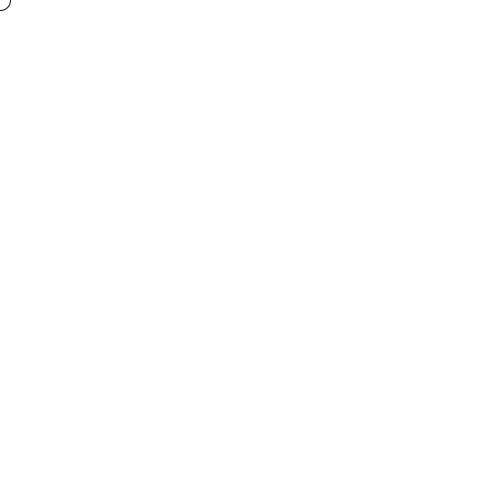
Frame 1 (no input)
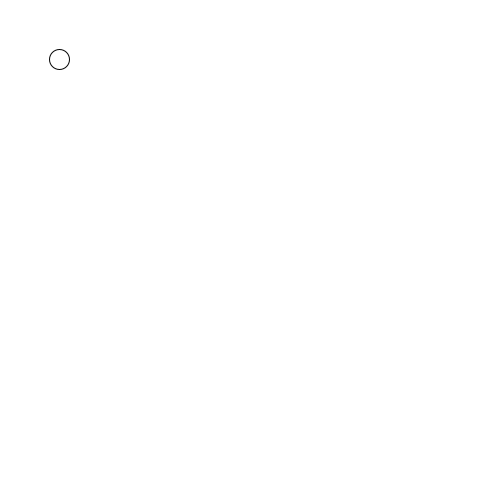
Frame 60 (the mouse pressed at the canvas centre just before this capture)
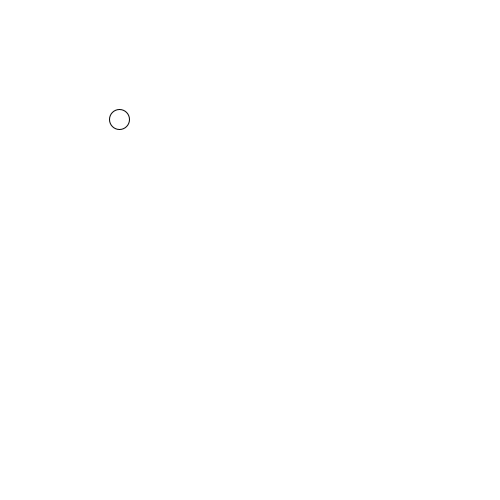
Frame 120 (the mouse held since frame 60 and released just before this capture)

The Processing sketch that drew these frames (run headless with seeded random() and noise(); from frame 60 on, the mouse is pressed at the canvas centre):

// Processing sketch: sketch_007_movingBall
// ── sketch_007_movingBall.pde
int x = 0, y = 0;

void setup() {
  size(500, 500);
}

void draw() {
  background(255, 255, 255);
  stroke(3);
  ellipse(x, y, 20, 20);
  x++; y++;
  if (width < x) {
    x = 0;
  }
  if (height < y) {
    y = 0;
  }
}
